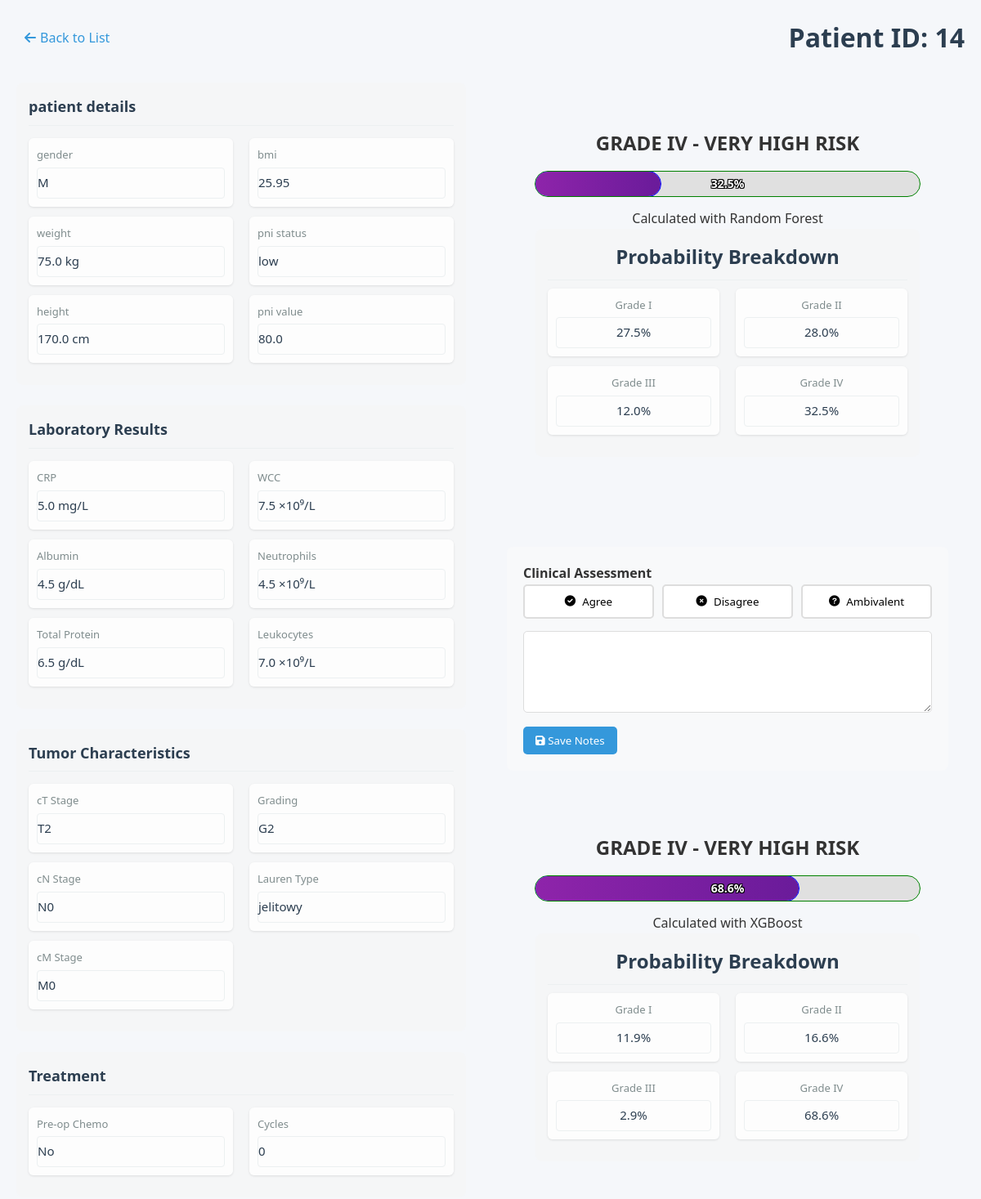
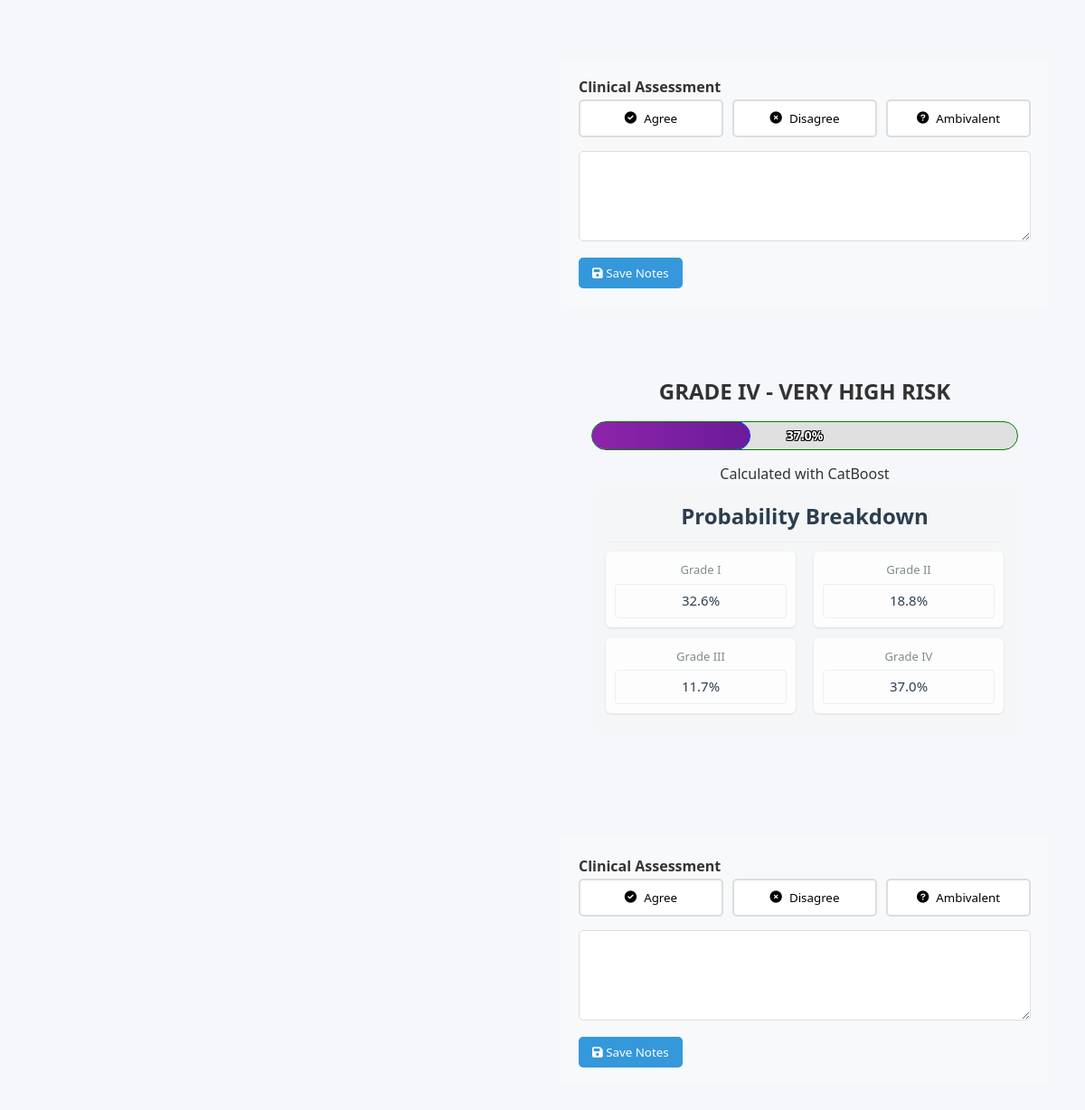
The page /patient/14 on the database its author committed (2 pictures, top to bottom).
### models.py (models this page shows, shortened)
class Patient(db.Model):
    id = db.Column(db.Integer, primary_key=True)
    gender = db.Column(db.String(1), nullable=False)        # 'M' lub 'K'
    weight = db.Column(db.Float, nullable=False)            # waga w kg (wartości numeryczne)
    height = db.Column(db.Float, nullable=False)            # wzrost w cm (wartości numeryczne)
    bmi = db.Column(db.Float, nullable=False)               # BMI (wartości numeryczne)
    CRP = db.Column(db.Float, nullable=False)               # CRP (wartości numeryczne)
    Alb = db.Column(db.Float, nullable=False)               # Alb (wartości numeryczne)
    WCC = db.Column(db.Float, nullable=False)               # WCC (wartości numeryczne)
    NEU = db.Column(db.Float, nullable=False)               # NEU (wartości numeryczne)
    total_protein = db.Column(db.Float, nullable=False)     # białko całkowite (wartości numeryczne)
    pT = db.Column(db.String(10), nullable=False)           # stadium T (wartości kategoryczne)
    pN = db.Column(db.String(10), nullable=False)           # stadium N (wartości kategoryczne)
    pM = db.Column(db.String(10), nullable=False)           # stadium M (wartości kategoryczne)
    PNI = db.Column(db.Integer, nullable=False)             # PNI (wartości numeryczne 0-1)
    GRADING = db.Column(db.String(10), nullable=False)      # stopień zróżnicowania (wartości kategoryczne)
    Lauren = db.Column(db.String(10), nullable=False)       # typ Lauren (wartości kategoryczne)
    CTH_preop = db.Column(db.String(10), nullable=False)    # chemioterapia przedoperacyjna (wartości kategoryczne)
    cycles_number = db.Column(db.Integer, nullable=False)   # liczba cykli chemioterapii (wartości numeryczne)
    leukocytes = db.Column(db.Float, nullable=True)        # NEW: total leukocytes count (nullable)
    pni_float = db.Column(db.Float, nullable=True)         # NEW: float PNI value (nullable)
    predictions = db.relationship('Prediction', backref='patient', lazy=True)

class Prediction(db.Model):
    id = db.Column(db.Integer, primary_key=True)
    patient_id = db.Column(db.Integer, db.ForeignKey('patient.id'), nullable=False)
    probability = db.Column(db.Float, nullable=False)
    model_used = db.Column(db.String(50), nullable=False)
    interpretation = db.Column(db.String(50), nullable=False)
    top_factors = db.Column(db.JSON)  # Stores list of important factors
    all_probabilities = db.Column(db.JSON) # field for grade probabilities
    grade = db.Column(db.String(2))
    clinician_agreement = db.Column(db.String(20))  # 'agree', 'disagree', 'ambivalent'
    clinician_notes = db.Column(db.Text)
    patient_id = db.Column(db.Integer, db.ForeignKey('patient.id'), nullable=False)

### app.py (the view)
    @app.route('/patient/<int:patient_id>')
    def patient_detail(patient_id):
        patient = Patient.query.get_or_404(patient_id)
        predictions = patient.predictions
        return render_template('patient.html', patient=patient, predictions=predictions)

### templates/patient.html (shortened to what this page needs)
{% extends "base.html" %}
{% block content %}
<header class="patient-header">
    <button class="back-button" onclick="window.history.back()">
        <i class="fas fa-arrow-left"></i> Back to List
    </button>
    <h1>Patient ID: {{ patient.id }}</h1>
</header>
<div class="patient-profile">
  <div class="patient-data">
    <div class="data-section">
      <h3 class="data-section-title">patient details</h3>
      <div class="data-columns">
          <div class="data-subcolumn">
              <div class="data-field">
                  <label>gender</label>
                  <div class="editable-field">{{ patient.gender }}</div>
              </div>
              <div class="data-field">
                  <label>weight</label>
                  <div class="editable-field">{{ patient.weight }} kg</div>
              </div>
              <div class="data-field">
                  <label>height</label>
                  <div class="editable-field">{{ patient.height }} cm</div>
              </div>
          </div>
          <div class="data-subcolumn">
              <div class="data-field">
                  <label>bmi</label>
                  <div class="editable-field">{{ patient.bmi }}</div>
              </div>
              <div class="data-field">
                  <label>pni status</label>
                  <div class="editable-field">{{ "high" if patient.pni else "low" }}</div>
              </div>
              <div class="data-field">
                  <label>pni value</label>
                  <div class="editable-field">{{ patient.pni_float or 'N/A' }}</div>
              </div>
          </div>
      </div>
  </div>
    <div class="data-section">
        <h3 class="data-section-title">Laboratory Results</h3>
        <div class="data-columns">
            <div class="data-subcolumn">
                <div class="data-field">
                    <label>CRP</label>
                    <div class="editable-field">{{ patient.CRP }} mg/L</div>
                </div>
                <div class="data-field">
                    <label>Albumin</label>
                    <div class="editable-field">{{ patient.Alb }} g/dL</div>
                </div>
                <div class="data-field">
                    <label>Total Protein</label>
                    <div class="editable-field">{{ patient.total_protein }} g/dL</div>
                </div>
            </div>
            <div class="data-subcolumn">
                <div class="data-field">
                    <label>WCC</label>
                    <div class="editable-field">{{ patient.WCC }} ×10⁹/L</div>
                </div>
                <div class="data-field">
                    <label>Neutrophils</label>
                    <div class="editable-field">{{ patient.NEU }} ×10⁹/L</div>
                </div>
                <div class="data-field">
                    <label>Leukocytes</label>
                    <div class="editable-field">{{ patient.leukocytes or 'N/A' }} ×10⁹/L</div>
                </div>
            </div>
        </div>
    </div>
    <div class="data-section">
        <h3 class="data-section-title">Tumor Characteristics</h3>
        <div class="data-columns">
            <div class="data-subcolumn">
                <div class="data-field">
                    <label>cT Stage</label>
                    <div class="editable-field">{{ patient.pT }}</div>
                </div>
                <div class="data-field">
                    <label>cN Stage</label>
                    <div class="editable-field">{{ patient.pN }}</div>
                </div>
                <div class="data-field">
                    <label>cM Stage</label>
                    <div class="editable-field">{{ patient.pM }}</div>
                </div>
            </div>
            <div class="data-subcolumn">
                <div class="data-field">
                    <label>Grading</label>
                    <div class="editable-field">{{ patient.GRADING }}</div>
                </div>
                <div class="data-field">
                    <label>Lauren Type</label>
                    <div class="editable-field">{{ patient.Lauren }}</div>
                </div>
            </div>
        </div>
    </div>
    <div class="data-section">
        <h3 class="data-section-title">Treatment</h3>
        <div class="data-columns">
            <div class="data-subcolumn">
                <div class="data-field">
                    <label>Pre-op Chemo</label>
                    <div class="editable-field">{{ "Yes" if patient.CTH_preop == "tak" else "No" }}</div>
                </div>
            </div>
            <div class="data-subcolumn">
                <div class="data-field">
                    <label>Cycles</label>
                    <div class="editable-field">{{ patient.cycles_number }}</div>
                </div>
            </div>
        </div>
    </div>
</div>
<div class="prediction-data">
    {% if predictions %}
        {% for prediction in predictions %}
        <div class="prediction-result">
            <div class="prediction-result">
                <div class="risk-level risk-{{ prediction.interpretation|lower|replace(' ', '-') }}">
                    <h3>GRADE {{ prediction.grade }} - {{ prediction.interpretation }}</h3>
                    <div class="probability-gauge">
                        <div class="gauge-fill" style="width: {{ (prediction.probability * 100)|round(1) }}%"></div>
                        <span class="probability-value">{{ (prediction.probability * 100)|round(1) }}%</span>
                    </div>
                    <p>Calculated with {{ prediction.model_used }}</p>
                    {% if prediction.all_probabilities %}
                    <div class="data-section">
                        <h3 class="data-section-title">Probability Breakdown</h3>
                        <div class="data-columns">
                            {% for grade, prob in prediction.all_probabilities|fromjson|dictsort %}
                            <div class="data-subcolumn">
                                <div class="data-field">
                                    <label>Grade {{ grade }}</label>
                                    <div class="editable-field probability-grade probability-grade-{{ grade }}">
                                        {{ (prob * 100)|round(1) }}%
                                    </div>
                                </div>
                            </div>
                            {% if loop.index % 2 == 0 and not loop.last %}
                        </div>
                        <div class="data-columns">
                            {% endif %}
                            {% endfor %}
                        </div>
                    </div>
{% endif %}
                </div>
            </div>
            <div class="clinician-feedback">
                <h4>Clinical Assessment</h4>
                <form method="POST" action="{{ url_for('save_feedback', prediction_id=prediction.id) }}">
                    <div class="feedback-buttons">
                        <button type="submit" name="agreement" value="agree"
                                class="{% if prediction.clinician_agreement == 'agree' %}active{% endif %}">
                            <i class="fas fa-check-circle"></i> Agree
                        </button>
                        <button type="submit" name="agreement" value="disagree"
                                class="{% if prediction.clinician_agreement == 'disagree' %}active{% endif %}">
                            <i class="fas fa-times-circle"></i> Disagree
                        </button>
                        <button type="submit" name="agreement" value="ambivalent"
                                class="{% if prediction.clinician_agreement == 'ambivalent' %}active{% endif %}">
                            <i class="fas fa-question-circle"></i> Ambivalent
                        </button>
                    </div>
                    <div class="feedback-notes">
                        <textarea name="clinician_notes" placeholder="Enter your clinical reasoning...">
                            {{ prediction.clinician_notes or '' }}
                        </textarea>
                        <button type="submit" class="btn-save-notes">
                            <i class="fas fa-save"></i> Save Notes
                        </button>
                    </div>
                </form>
            </div>
        </div>
        {% endfor %}
    {% else %}
        <div class="no-prediction">
            <p>No prediction available for this patient</p>
        </div>
    {% endif %}
</div>
</div>
    </div>
{% endblock %}

### static/css/styles.css (style rules this page uses)
:root { --primary-color: #2c3e50; --secondary-color: #3498db; --accent-color: #e74c3c; --light-gray: #ecf0f1; --medium-gray: #bdc3c7; --dark-gray: #7f8c8d; --success-color: #2ecc71; --warning-color: #f39c12; --danger-color: #e74c3c; }
* { margin: 0; padding: 0; box-sizing: border-box; font-family: 'Segoe UI', Tahoma, Geneva, Verdana, sans-serif; }
body { background-color: #f5f7fa; color: #333; line-height: 1.6; }
header { margin-bottom: 30px; display: flex; justify-content: space-between; align-items: center; flex-wrap: wrap; gap: 20px; }
h1 { color: var(--primary-color); font-weight: 600; }
.patient-header { margin-bottom: 30px; display: flex; align-items: center; gap: 20px; }
.back-button { background: none; border: none; color: var(--secondary-color); font-size: 16px; cursor: pointer; display: flex; align-items: center; gap: 5px; padding: 5px 10px; border-radius: 4px; transition: background-color 0.2s; }
.patient-profile { display: flex; gap: 30px; width: 100%; }
.editable-field { padding: 8px 12px; border: 1px solid var(--light-gray); border-radius: 4px; min-height: 38px; }
.feedback-buttons { display: flex; gap: 10px; margin-bottom: 20px; }
.data-field:last-child { border-bottom: none; }
.editable-field { padding: 8px 0; color: #333; }
.data-columns { display: flex; gap: 20px; flex-grow: 1; }
.data-subcolumn { flex: 1; min-width: 0; }
.patient-data { flex: 1; min-width: 0; display: flex; flex-direction: column; }
.prediction-data { width: 50%; min-width: 400px; }
.data-field { margin-bottom: 15px; padding: 10px; background: rgba(245, 245, 245, 0.3); border-radius: 4px; }
.data-field label { display: block; font-size: 13px; color: var(--dark-gray); margin-bottom: 5px; }
.data-field .editable-field { font-size: 15px; font-weight: 500; color: var(--primary-color); padding: 5px 0; }
.prediction-result { padding: 20px; }
.risk-level { text-align: center; margin-bottom: 20px; padding: 15px; border-radius: 8px; }
.risk-level h3 { margin-bottom: 10px; font-size: 24px; }
.clinician-feedback { margin-top: 30px; padding: 20px; background: #f8f9fa; border-radius: 8px; }
.feedback-buttons { display: flex; gap: 10px; margin-bottom: 15px; }
.feedback-buttons button { flex: 1; padding: 10px; border: 2px solid #ddd; background: white; border-radius: 5px; cursor: pointer; transition: all 0.3s; display: flex; align-items: center; justify-content: center; gap: 8px; }
.feedback-notes textarea { width: 100%; min-height: 100px; padding: 10px; border: 1px solid #ddd; border-radius: 5px; resize: vertical; }
.btn-save-notes { margin-top: 10px; padding: 8px 15px; background: var(--secondary-color); color: white; border: none; border-radius: 5px; cursor: pointer; }
.probability-value { position: absolute; top: 50%; left: 50%; transform: translate(-50%, -50%); font-weight: bold; font-size: 14px; color: #000; text-shadow: -1px -1px 0 #fff, 1px -1px 0 #fff, -1px 1px 0 #fff, 1px 1px 0 #fff; mix-blend-mode: normal; pointer-events: none; z-index: 2; }
.probability-gauge { height: 30px; background: #e0e0e0; border-radius: 15px; margin: 15px 0; position: relative; overflow: hidden; }
.gauge-fill { position: absolute; top: 0; left: 0; height: 100%; width: 0%; border-radius: 15px; transition: width 0.5s ease; z-index: 1; }
.probability-value { position: absolute; top: 50%; left: 50%; transform: translate(-50%, -50%); font-weight: bold; font-size: 14px; z-index: 2; color: white; text-shadow: -1px -1px 0 #000, 1px -1px 0 #000, -1px 1px 0 #000, 1px 1px 0 #000; }
.probability-gauge { outline: 1px solid green; }
.gauge-fill { outline: 1px solid blue; }
.risk-very-high-risk .gauge-fill { background: linear-gradient(to right, #8e24aa, #6a1b9a); }
.data-section { margin-bottom: 25px; background: rgba(245, 245, 245, 0.5); border-radius: 8px; padding: 15px; }
.data-section-title { color: var(--primary-color); font-size: 18px; margin-bottom: 15px; padding-bottom: 8px; border-bottom: 1px solid var(--light-gray); }
.data-field { margin-bottom: 12px; padding: 10px; background: rgba(255, 255, 255, 0.8); border-radius: 6px; box-shadow: 0 1px 3px rgba(0,0,0,0.1); }
.probability-grade { font-weight: 600; text-align: center; padding: 8px; }

### rows shown on the page
Patient: id "14", gender "M", weight "75.0", height "170.0", bmi "25.95", pni_float "80.0", CRP "5.0", Alb "4.5", total_protein "6.5", WCC "7.5", NEU "4.5", leukocytes "7.0", pT "T2", pN "N0", pM "M0", GRADING "G2", Lauren "jelitowy", CTH_preop "No", cycles_number "0"
Prediction: grade "IV", interpretation "VERY HIGH RISK", (prediction.probability*100)|round(1) "32.5", model_used "Random Forest", all_probabilities "I" "II" "III" "IV", value "27.5" "28.0" "12.0" "32.5"
Prediction: grade "IV", interpretation "VERY HIGH RISK", (prediction.probability*100)|round(1) "68.6", model_used "XGBoost", all_probabilities "I" "II" "III" "IV", value "11.9" "16.6" "2.9" "68.6"
Prediction: grade "IV", interpretation "VERY HIGH RISK", (prediction.probability*100)|round(1) "37.0", model_used "CatBoost", all_probabilities "I" "II" "III" "IV", value "32.6" "18.8" "11.7" "37.0"

### other values the page prints
{{ "high" if patient.pni else "low" }} "low"
